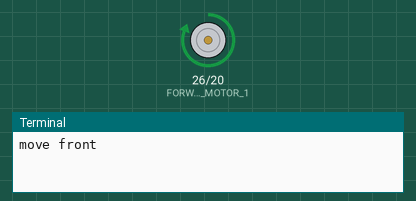
A program run on a simulated Raspberry Pi (BCM pin numbers). On the bench: motor-driver pin pairs drawn as motors (green arrow = first pin HIGH = forward, orange = second pin HIGH = backward, longer = more drive), the last lines printed to the terminal.

Above: at 2.5 s.
At 6.0 s:
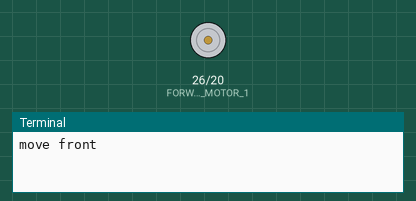
At 9.5 s:
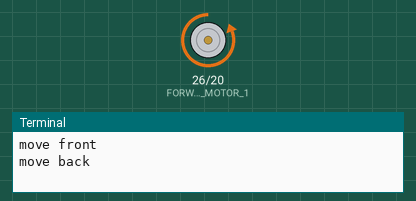
Timing chart, 0 to 15.6 s (numbered marks = the images above):
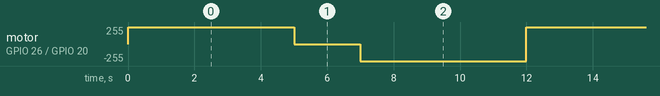

The program:

motoresprueba.py
```python
import sys
import RPi.GPIO as GPIO
#### TIME & THREADS ####
import time


#### Pines de Lectura Sensor 1 ####
FORWARD_MOTOR_1 = 26
BACKWARD_MOTOR_1 = 20
GPIO.setmode(GPIO.BCM)
#GPIO.cleanup()
GPIO.setup(FORWARD_MOTOR_1,GPIO.OUT)
GPIO.setup(BACKWARD_MOTOR_1,GPIO.OUT)

def forward(x):
    print("move front")
    GPIO.output(BACKWARD_MOTOR_1,GPIO.LOW)
    GPIO.output(FORWARD_MOTOR_1,GPIO.HIGH)

    time.sleep(x)
    GPIO.output(FORWARD_MOTOR_1,GPIO.LOW)

def backward(x):
    print("move back")
    GPIO.output(FORWARD_MOTOR_1,GPIO.LOW)
    GPIO.output(BACKWARD_MOTOR_1,GPIO.HIGH)

    time.sleep(x)
    GPIO.output(BACKWARD_MOTOR_1,GPIO.LOW)


while(1):
    try:
        forward(5)
        time.sleep(2)
        backward(5)
    except KeyboardInterrupt:
        break
GPIO.cleanup()
```

Measured:
- by itself, motor on GPIO 26 (FORWARD_MOTOR_1) / GPIO 20 (BACKWARD_MOTOR_1): repeats every 12.0 s: stopped 2.0 s, backward 255/255 5.0 s, forward 255/255 5.0 s
